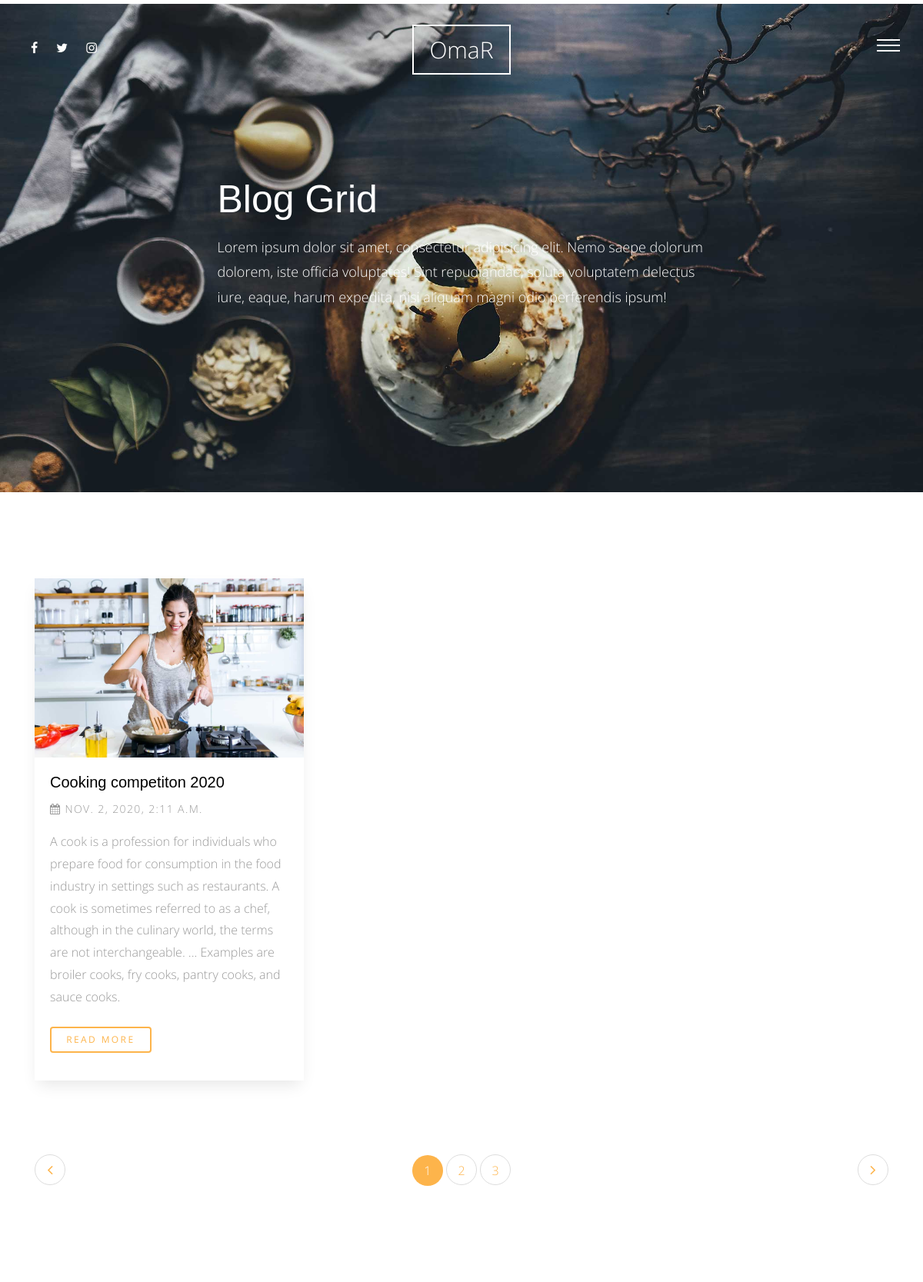
Before: /blog/category=Chicken (upper part) with the older database file.
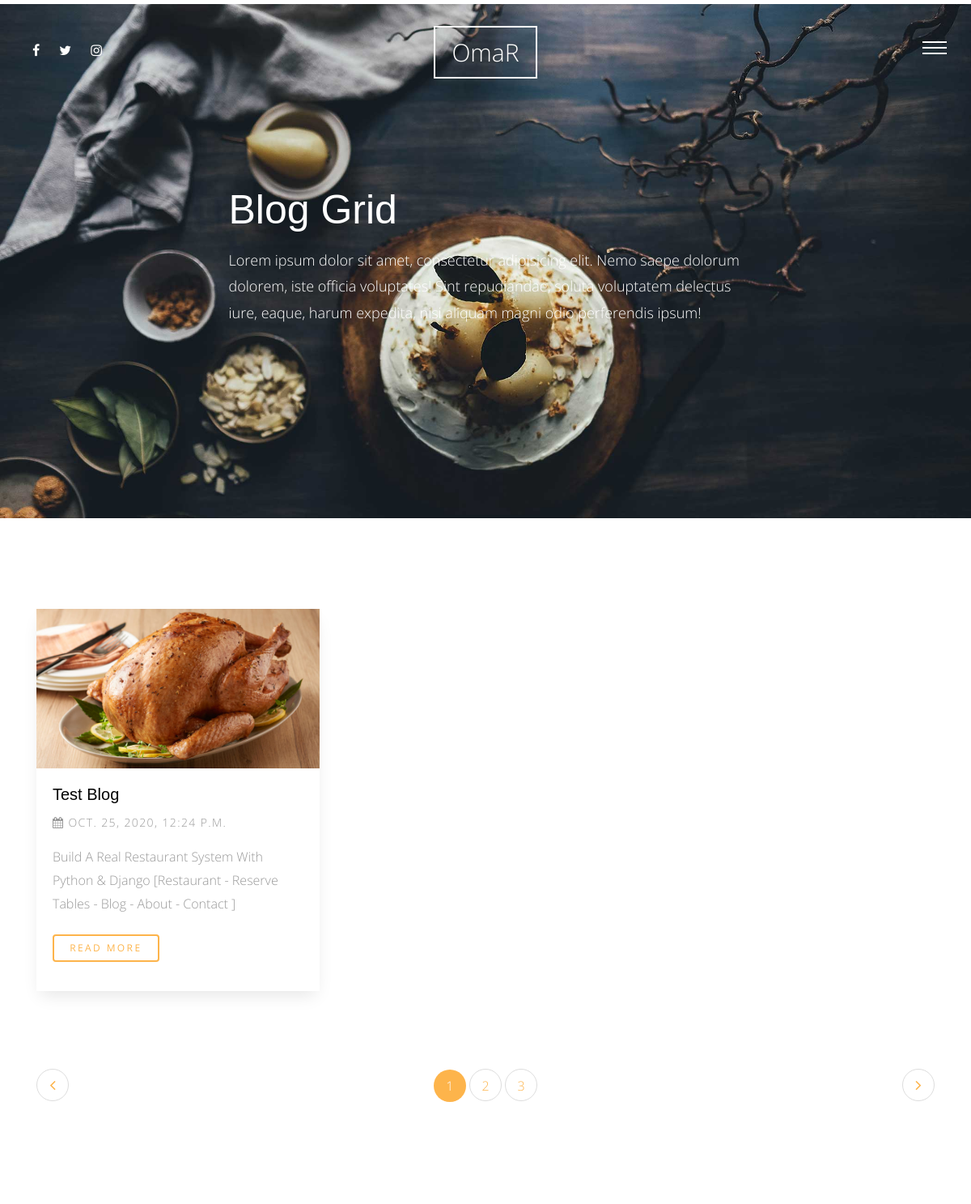
After: the same page with the newer database file.
### blog/models.py (models this page shows)
class Post(models.Model):
    title = models.CharField(max_length=155)
    content = models.TextField()
    author = models.ForeignKey(User, on_delete=models.CASCADE)
    image = models.ImageField(upload_to='blog/', blank=True, null=True)
    category = models.ForeignKey('Category', null=True, on_delete=models.SET_NULL)
    created  = models.DateTimeField(default=timezone.now)
    tags = TaggableManager(blank=True)
    class Meta:
        verbose_name = ' post'
        verbose_name_plural = 'posts'
    def __str__(self):
        return self.title

### blog/views.py (the view)
# urls.py: path('category=<slug:category>', views.post_by_category, name='post_by_category'),
def post_by_category(request, category):
    post_by_category = Post.objects.filter(category__category_name=category)  # Here category_name is the name of Category model's field
    context = {
        'post_list' : post_by_category,
    }
    return render(request , 'post/post_list.html', context)

### blog/templates/post/post_list.html
{% extends 'base.html' %}
{% load static %}
{% block content %}
<div class="main-wrap">
    <div class="cover_1 cover_sm">
        <div class="img_bg" style="background-image: url({% static 'img/slider-1.jpg' %})" data-stellar-background-ratio="0.5">
        <div class="container">
            <div class="row align-items-center justify-content-center">
            <div class="col-md-7" data-aos="fade-up">
                <h2 class="heading">Blog Grid</h2>
                <p class="lead">Lorem ipsum dolor sit amet, consectetur adipisicing elit. Nemo saepe dolorum dolorem, iste officia voluptates! Sint repudiandae, soluta voluptatem delectus iure, eaque, harum expedita, nisi aliquam magni odio perferendis ipsum!</p>
            </div>
            </div>
        </div>
        </div>
    </div>
    <div class="section">
        <div class="container">
        <div class="row mb-5">
            {% for post in post_list %}
            <div class="col-md-4">
                <div class="media d-block media-bg-white mb-5" data-aos="fade-up"  data-aos-delay="400">
                    <figure>
                    <a href="{% url 'blog:post_detail' post.id %}"><img src="{{ post.image.url }}" alt="Image placeholder" class="img-fluid"></a>
                    </figure>
                    <div class="media-body">
                    <h3><a href="{% url 'blog:post_detail' post.id %}">{{ post }}</a></h3>
                    <p class="post-meta"><span><span class="fa fa-calendar"></span> {{ post.created }}</span></p>
                    <p class="mb-4">{{ post.content }}</p>
                    <p><a href="{% url 'blog:post_detail' post.id %}" class="btn btn-primary btn-outline-primary btn-sm">Read More</a></p>
                    </div>
                </div>
            </div>
            {% endfor %}
        </div>
        <div class="row">
            <div class="col-md-12">
            <ul class="pagination custom-pagination">
                <li class="page-item prev"><a class="page-link" href="#"><i class="fa fa-angle-left"></i></a></li>
                <li class="page-item active"><a class="page-linkx href="#">1</a></li>
                <li class="page-item"><a class="page-link" href="#">2</a></li>
                <li class="page-item"><a class="page-link" href="#">3</a></li>
                <li class="page-item next"><a class="page-link" href="#"><i class="fa fa-angle-right"></i></a></li>
            </ul>
            </div>
        </div>
        </div>
    </div>
</div>
{% endblock %}

Changed rows visible on the page:
no longer on this page (row edited): Post: image (picture), title "Cooking competiton 2020", created "NOV. 2, 2020, 2:11 A.M.", content "A cook is a profession for individuals who prepare food for consumption in the food industry in settings such as restaurants. A cook is sometimes referred to as a chef, although in the culinary world, the terms are not interchangeable. ... Examples are broiler cooks, fry cooks, pantry cooks, and sauce cooks."
now on this page (row edited): Post: image (picture), title "Test Blog", created "OCT. 25, 2020, 12:24 P.M.", content "Build A Real Restaurant System With Python & Django [Restaurant - Reserve Tables - Blog - About - Contact ]"
